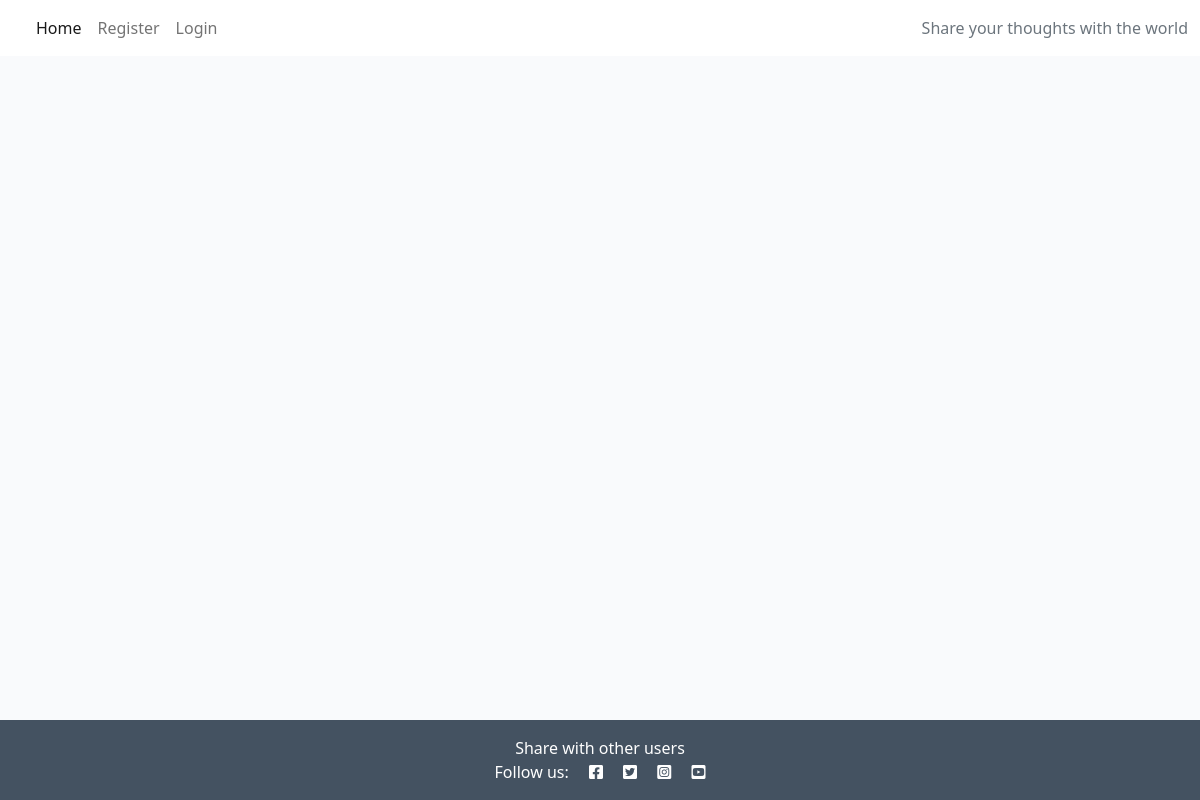
/, run on an earlier commit of the app's database.
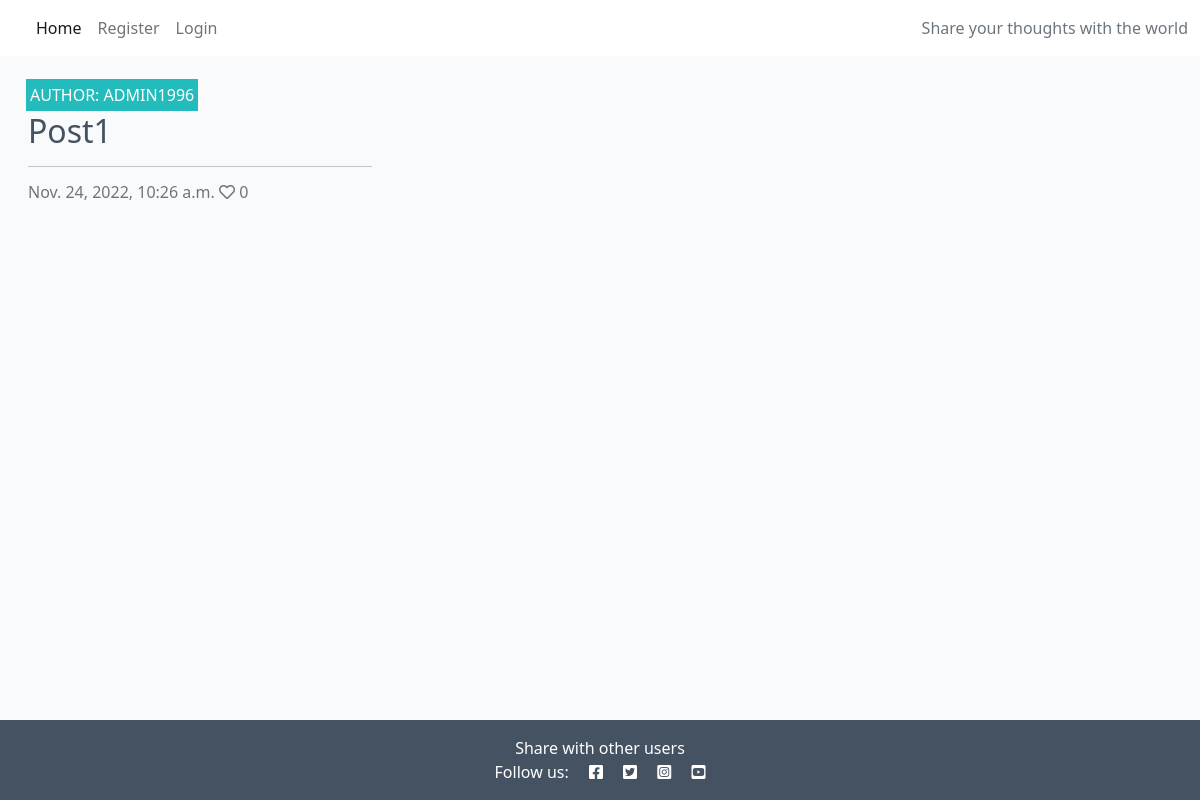
And on a later commit of the database.
### blog/models.py (models this page shows, shortened)
class Post(models.Model):
    title = models.CharField(max_length=200, unique=True)
    slug = models.SlugField(max_length=200, unique=True)
    author = models.ForeignKey(
        User, on_delete=models.CASCADE, related_name="blog_posts"
    )
    featured_image = CloudinaryField('image', default='placeholder')
    excerpt = models.TextField(blank=True)
    updated_on = models.DateTimeField(auto_now=True)
    content = models.TextField()
    created_on = models.DateTimeField(auto_now_add=True)
    status = models.IntegerField(choices=STATUS, default=0)
    likes = models.ManyToManyField(
        User, related_name='blogpost_like', blank=True)
    class Meta:
        ordering = ["-created_on"]
    def number_of_likes(self):
        return self.likes.count()

### blog/views.py (the view)
# urls.py: path('', views.PostList.as_view(), name='home'),
class PostList(generic.ListView):
    model = Post
    queryset = Post.objects.filter(status=1).order_by("-created_on")
    template_name = "index.html"
    paginate_by = 6

### templates/index.html (shortened to what this page needs)
{% extends "base.html" %}
{% block content %}
<div class="container-fluid">
    <div class="row">
        <div class="col-12 mt-3 left">
            <div class="row">
                {% for post in post_list %}
                <div class="col-md-4">
                    <div class="card mb-4">
                        <div class="card-body">
                            <div class="image-container">
                                <div class="image-flash">
                                    <p class="author">Author: {{ post.author }}</p>
                                </div>
                            </div>
                            <a href="{% url 'post_detail' post.slug %}" class="post-link">
                                <h2 class="card-title">{{ post.title }}</h2>
                            </a>
                            <hr />
                            <p class="card-text text-muted h6">{{ post.created_on}} <i class="far fa-heart"></i>
                                {{ post.number_of_likes }}</p>
                        </div>
                    </div>
                </div>
                {% endfor %}
            </div>
        </div>
    </div>
</div>
{%endblock%}

What changed in the data, as far as the page shows it:
added Post: author "ADMIN1996", title "Post1", created_on "Nov. 24, 2022, 10:26 a.m.", number_of_likes "0"
